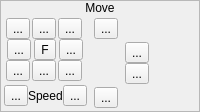
                   <widget class="QFrame" name="frame_8">
                    <property name="sizePolicy">
                     <sizepolicy hsizetype="Fixed" vsizetype="Preferred">
                      <horstretch>0</horstretch>
                      <verstretch>0</verstretch>
                     </sizepolicy>
                    </property>
                    <property name="frameShape">
                     <enum>QFrame::StyledPanel</enum>
                    </property>
                    <property name="frameShadow">
                     <enum>QFrame::Raised</enum>
                    </property>
                    <layout class="QVBoxLayout" name="verticalLayout_14">
                     <property name="spacing">
                      <number>0</number>
                     </property>
                     <property name="margin">
                      <number>0</number>
                     </property>
                     <item>
                      <widget class="QLabel" name="label_6">
                       <property name="sizePolicy">
                        <sizepolicy hsizetype="Preferred" vsizetype="Fixed">
                         <horstretch>0</horstretch>
                         <verstretch>0</verstretch>
                        </sizepolicy>
                       </property>
                       <property name="text">
                        <string>Move</string>
                       </property>
                       <property name="alignment">
                        <set>Qt::AlignCenter</set>
                       </property>
                      </widget>
                     </item>
                     <item>
                      <widget class="QWidget" name="widget_6" native="true">
                       <layout class="QHBoxLayout" name="horizontalLayout_14">
                        <property name="spacing">
                         <number>3</number>
                        </property>
                        <property name="margin">
                         <number>3</number>
                        </property>
                        <item>
                         <widget class="QWidget" name="widget_24" native="true">
                          <layout class="QVBoxLayout" name="verticalLayout_18">
                           <property name="spacing">
                            <number>3</number>
                           </property>
                           <property name="margin">
                            <number>0</number>
                           </property>
                           <item>
                            <widget class="QWidget" name="widget_22" native="true">
                             <layout class="QVBoxLayout" name="verticalLayout_16">
                              <property name="spacing">
                               <number>0</number>
                              </property>
                              <property name="margin">
                               <number>0</number>
                              </property>
                              <item>
                               <widget class="QWidget" name="widget_19" native="true">
                                <layout class="QHBoxLayout" name="horizontalLayout_8">
                                 <property name="spacing">
                                  <number>0</number>
                                 </property>
                                 <property name="margin">
                                  <number>0</number>
                                 </property>
                                 <item>
                                  <widget class="QToolButton" name="bMoveUpLeft">
                                   <property name="toolTip">
                                    <string>Move Up/Left</string>
                                   </property>
                                   <property name="text">
                                    <string>...</string>
                                   </property>
                                   <property name="icon">
                                    <iconset resource="gui_icons.qrc">
                                     <normaloff>:/icons/upleftarrow.png</normaloff>:/icons/upleftarrow.png</iconset>
                                   </property>
                                  </widget>
                                 </item>
                                 <item>
                                  <widget class="QToolButton" name="bMoveUp">
                                   <property name="toolTip">
                                    <string>Move Up</string>
                                   </property>
                                   <property name="text">
                                    <string>...</string>
                                   </property>
                                   <property name="icon">
                                    <iconset resource="gui_icons.qrc">
                                     <normaloff>:/icons/uparrow.png</normaloff>:/icons/uparrow.png</iconset>
                                   </property>
                                  </widget>
                                 </item>
                                 <item>
                                  <widget class="QToolButton" name="bMoveUpRight">
                                   <property name="toolTip">
                                    <string>Move Up/Right</string>
                                   </property>
                                   <property name="text">
                                    <string>...</string>
                                   </property>
                                   <property name="icon">
                                    <iconset resource="gui_icons.qrc">
                                     <normaloff>:/icons/uprightarrow.png</normaloff>:/icons/uprightarrow.png</iconset>
                                   </property>
                                  </widget>
                                 </item>
                                </layout>
                               </widget>
                              </item>
                              <item>
                               <widget class="QWidget" name="widget_21" native="true">
                                <layout class="QHBoxLayout" name="horizontalLayout_9">
                                 <property name="spacing">
                                  <number>0</number>
                                 </property>
                                 <property name="margin">
                                  <number>0</number>
                                 </property>
                                 <item>
                                  <widget class="QToolButton" name="bMoveLeft">
                                   <property name="toolTip">
                                    <string>Move Left</string>
                                   </property>
                                   <property name="text">
                                    <string>...</string>
                                   </property>
                                   <property name="icon">
                                    <iconset resource="gui_icons.qrc">
                                     <normaloff>:/icons/leftarrow.png</normaloff>:/icons/leftarrow.png</iconset>
                                   </property>
                                  </widget>
                                 </item>
                                 <item>
                                  <widget class="QToolButton" name="bMoveRandomly">
                                   <property name="toolTip">
                                    <string>Move Randomly</string>
                                   </property>
                                   <property name="text">
                                    <string>F</string>
                                   </property>
                                   <property name="icon">
                                    <iconset resource="gui_icons.qrc">
                                     <normaloff>:/icons/newrandomseed.png</normaloff>:/icons/newrandomseed.png</iconset>
                                   </property>
                                  </widget>
                                 </item>
                                 <item>
                                  <widget class="QToolButton" name="bMoveRight">
                                   <property name="toolTip">
                                    <string>Move Right</string>
                                   </property>
                                   <property name="text">
                                    <string>...</string>
                                   </property>
                                   <property name="icon">
                                    <iconset resource="gui_icons.qrc">
                                     <normaloff>:/icons/rightarrow.png</normaloff>:/icons/rightarrow.png</iconset>
                                   </property>
                                  </widget>
                                 </item>
                                </layout>
                               </widget>
                              </item>
                              <item>
                               <widget class="QWidget" name="widget_20" native="true">
                                <layout class="QHBoxLayout" name="horizontalLayout_10">
                                 <property name="spacing">
                                  <number>0</number>
                                 </property>
                                 <property name="margin">
                                  <number>0</number>
                                 </property>
                                 <item>
                                  <widget class="QToolButton" name="bMoveDownLeft">
                                   <property name="toolTip">
                                    <string>Move Down/Left</string>
                                   </property>
                                   <property name="text">
                                    <string>...</string>
                                   </property>
                                   <property name="icon">
                                    <iconset resource="gui_icons.qrc">
                                     <normaloff>:/icons/downleftarrow.png</normaloff>:/icons/downleftarrow.png</iconset>
                                   </property>
                                  </widget>
                                 </item>
                                 <item>
                                  <widget class="QToolButton" name="bMoveDown">
                                   <property name="toolTip">
                                    <string>Move Down</string>
                                   </property>
                                   <property name="text">
                                    <string>...</string>
                                   </property>
                                   <property name="icon">
                                    <iconset resource="gui_icons.qrc">
                                     <normaloff>:/icons/downarrow.png</normaloff>:/icons/downarrow.png</iconset>
                                   </property>
                                  </widget>
                                 </item>
                                 <item>
                                  <widget class="QToolButton" name="bMoveDownRight">
                                   <property name="toolTip">
                                    <string>Move Down/Right</string>
                                   </property>
                                   <property name="text">
                                    <string>...</string>
                                   </property>
                                   <property name="icon">
                                    <iconset resource="gui_icons.qrc">
                                     <normaloff>:/icons/downrightarrow.png</normaloff>:/icons/downrightarrow.png</iconset>
                                   </property>
                                  </widget>
                                 </item>
                                </layout>
                               </widget>
                              </item>
                             </layout>
                            </widget>
                           </item>
                           <item>
                            <widget class="QWidget" name="widget_23" native="true">
                             <layout class="QHBoxLayout" name="horizontalLayout_13">
                              <property name="spacing">
                               <number>0</number>
                              </property>
                              <property name="margin">
                               <number>0</number>
                              </property>
                              <item>
                               <widget class="QToolButton" name="bDecreaseMoveSpeed">
                                <property name="toolTip">
                                 <string>Decrease Move Speed</string>
                                </property>
                                <property name="text">
                                 <string>...</string>
                                </property>
                                <property name="icon">
                                 <iconset resource="gui_icons.qrc">
                                  <normaloff>:/icons/minus.png</normaloff>:/icons/minus.png</iconset>
                                </property>
                               </widget>
                              </item>
                              <item>
                               <widget class="QLabel" name="label_9">
                                <property name="text">
                                 <string>Speed</string>
                                </property>
                               </widget>
                              </item>
                              <item>
                               <widget class="QToolButton" name="bIncreaseMoveSpeed">
                                <property name="toolTip">
                                 <string>Increase Move Speed</string>
                                </property>
                                <property name="text">
                                 <string>...</string>
                                </property>
                                <property name="icon">
                                 <iconset resource="gui_icons.qrc">
                                  <normaloff>:/icons/plus.png</normaloff>:/icons/plus.png</iconset>
                                </property>
                               </widget>
                              </item>
                             </layout>
                            </widget>
                           </item>
                          </layout>
                         </widget>
                        </item>
                        <item>
                         <widget class="QWidget" name="widget_25" native="true">
                          <layout class="QVBoxLayout" name="verticalLayout_17">
                           <property name="spacing">
                            <number>3</number>
                           </property>
                           <property name="margin">
                            <number>0</number>
                           </property>
                           <item>
                            <widget class="QWidget" name="widget_15" native="true">
                             <layout class="QHBoxLayout" name="horizontalLayout_11">
                              <property name="spacing">
                               <number>0</number>
                              </property>
                              <property name="leftMargin">
                               <number>4</number>
                              </property>
                              <property name="topMargin">
                               <number>0</number>
                              </property>
                              <property name="rightMargin">
                               <number>0</number>
                              </property>
                              <property name="bottomMargin">
                               <number>0</number>
                              </property>
                              <item>
                               <widget class="QToolButton" name="bMoveForward">
                                <property name="toolTip">
                                 <string>Move Forward</string>
                                </property>
                                <property name="text">
                                 <string>...</string>
                                </property>
                                <property name="icon">
                                 <iconset resource="gui_icons.qrc">
                                  <normaloff>:/icons/uparrow.png</normaloff>:/icons/uparrow.png</iconset>
                                </property>
                               </widget>
                              </item>
                              <item>
                               <spacer name="horizontalSpacer_2">
                                <property name="orientation">
                                 <enum>Qt::Horizontal</enum>
                                </property>
                                <property name="sizeHint" stdset="0">
                                 <size>
                                  <width>40</width>
                                  <height>20</height>
                                 </size>
                                </property>
                               </spacer>
                              </item>
                             </layout>
                            </widget>
                           </item>
                           <item>
                            <widget class="QWidget" name="widget_17" native="true">
                             <layout class="QHBoxLayout" name="horizontalLayout_7">
                              <property name="spacing">
                               <number>3</number>
                              </property>
                              <property name="margin">
                               <number>0</number>
                              </property>
                              <item>
                               <widget class="QLabel" name="label_8">
                                <property name="minimumSize">
                                 <size>
                                  <width>32</width>
                                  <height>32</height>
                                 </size>
                                </property>
                                <property name="maximumSize">
                                 <size>
                                  <width>32</width>
                                  <height>32</height>
                                 </size>
                                </property>
                                <property name="text">
                                 <string/>
                                </property>
                                <property name="pixmap">
                                 <pixmap resource="gui_icons.qrc">:/icons/mapEventMarker.png</pixmap>
                                </property>
                                <property name="scaledContents">
                                 <bool>true</bool>
                                </property>
                                <property name="alignment">
                                 <set>Qt::AlignCenter</set>
                                </property>
                               </widget>
                              </item>
                              <item>
                               <widget class="QWidget" name="widget_18" native="true">
                                <layout class="QVBoxLayout" name="verticalLayout_15">
                                 <property name="spacing">
                                  <number>0</number>
                                 </property>
                                 <property name="margin">
                                  <number>0</number>
                                 </property>
                                 <item>
                                  <widget class="QToolButton" name="bMoveTowardHero">
                                   <property name="toolTip">
                                    <string>Move Toward Hero</string>
                                   </property>
                                   <property name="text">
                                    <string>...</string>
                                   </property>
                                   <property name="icon">
                                    <iconset resource="gui_icons.qrc">
                                     <normaloff>:/icons/rightarrow.png</normaloff>:/icons/rightarrow.png</iconset>
                                   </property>
                                  </widget>
                                 </item>
                                 <item>
                                  <widget class="QToolButton" name="bMoveAwayFromHero">
                                   <property name="toolTip">
                                    <string>Move Away From Hero</string>
                                   </property>
                                   <property name="text">
                                    <string>...</string>
                                   </property>
                                   <property name="icon">
                                    <iconset resource="gui_icons.qrc">
                                     <normaloff>:/icons/leftarrow.png</normaloff>:/icons/leftarrow.png</iconset>
                                   </property>
                                  </widget>
                                 </item>
                                </layout>
                               </widget>
                              </item>
                              <item>
                               <widget class="QLabel" name="label_7">
                                <property name="minimumSize">
                                 <size>
                                  <width>32</width>
                                  <height>32</height>
                                 </size>
                                </property>
                                <property name="maximumSize">
                                 <size>
                                  <width>32</width>
                                  <height>32</height>
                                 </size>
                                </property>
                                <property name="text">
                                 <string/>
                                </property>
                                <property name="pixmap">
                                 <pixmap resource="gui_icons.qrc">:/icons/partyStart.png</pixmap>
                                </property>
                               </widget>
                              </item>
                             </layout>
                            </widget>
                           </item>
                           <item>
                            <widget class="QWidget" name="widget_16" native="true">
                             <layout class="QHBoxLayout" name="horizontalLayout_12">
                              <property name="spacing">
                               <number>0</number>
                              </property>
                              <property name="leftMargin">
                               <number>4</number>
                              </property>
                              <property name="topMargin">
                               <number>0</number>
                              </property>
                              <property name="rightMargin">
                               <number>0</number>
                              </property>
                              <property name="bottomMargin">
                               <number>0</number>
                              </property>
                              <item>
                               <widget class="QToolButton" name="bMoveBackward">
                                <property name="toolTip">
                                 <string>Move Backward</string>
                                </property>
                                <property name="text">
                                 <string>...</string>
                                </property>
                                <property name="icon">
                                 <iconset resource="gui_icons.qrc">
                                  <normaloff>:/icons/downarrow.png</normaloff>:/icons/downarrow.png</iconset>
                                </property>
                               </widget>
                              </item>
                              <item>
                               <spacer name="horizontalSpacer">
                                <property name="orientation">
                                 <enum>Qt::Horizontal</enum>
                                </property>
                                <property name="sizeHint" stdset="0">
                                 <size>
                                  <width>40</width>
                                  <height>20</height>
                                 </size>
                                </property>
                               </spacer>
                              </item>
                             </layout>
                            </widget>
                           </item>
                          </layout>
                         </widget>
                        </item>
                       </layout>
                      </widget>
                     </item>
                    </layout>
                   </widget>
